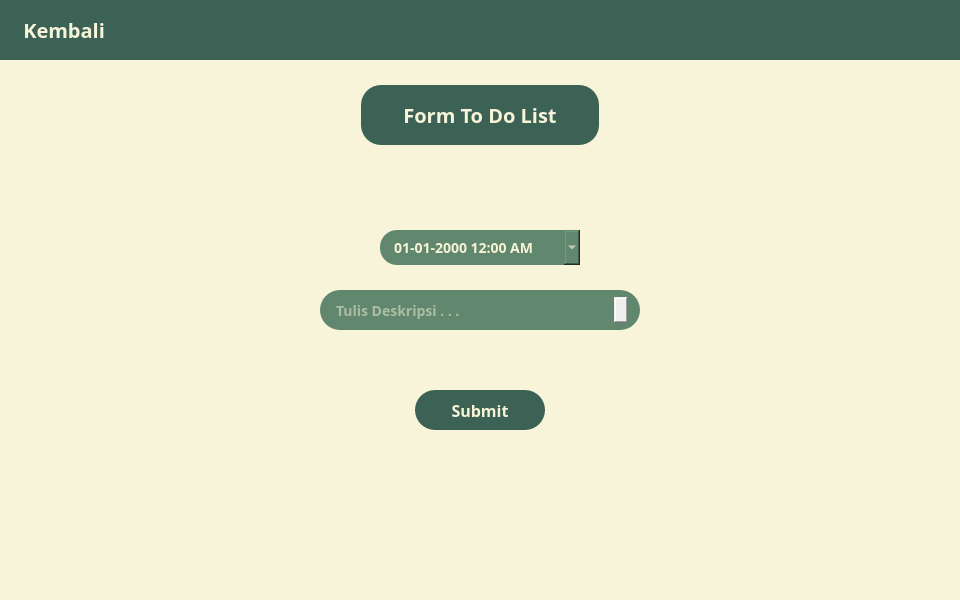
<?xml version="1.0" encoding="UTF-8"?>
<ui version="4.0">
 <class>MainWindow</class>
 <widget class="QMainWindow" name="MainWindow">
  <property name="geometry">
   <rect>
    <x>0</x>
    <y>0</y>
    <width>960</width>
    <height>600</height>
   </rect>
  </property>
  <property name="windowTitle">
   <string>MainWindow</string>
  </property>
  <property name="styleSheet">
   <string notr="true">*{
	border: none;
	padding: 0;
	margin: 0;
	font-family: Poppins;
}</string>
  </property>
  <widget class="QWidget" name="centralwidget">
   <layout class="QVBoxLayout" name="verticalLayout" stretch="0,0">
    <property name="spacing">
     <number>0</number>
    </property>
    <property name="leftMargin">
     <number>0</number>
    </property>
    <property name="topMargin">
     <number>0</number>
    </property>
    <property name="rightMargin">
     <number>0</number>
    </property>
    <property name="bottomMargin">
     <number>0</number>
    </property>
    <item>
     <widget class="QWidget" name="header" native="true">
      <property name="enabled">
       <bool>true</bool>
      </property>
      <property name="sizePolicy">
       <sizepolicy hsizetype="MinimumExpanding" vsizetype="Fixed">
        <horstretch>0</horstretch>
        <verstretch>0</verstretch>
       </sizepolicy>
      </property>
      <property name="minimumSize">
       <size>
        <width>0</width>
        <height>60</height>
       </size>
      </property>
      <property name="layoutDirection">
       <enum>Qt::LeftToRight</enum>
      </property>
      <property name="autoFillBackground">
       <bool>false</bool>
      </property>
      <property name="styleSheet">
       <string notr="true">#header {
	background-color: #3C6255;
}</string>
      </property>
      <layout class="QHBoxLayout" name="horizontalLayout">
       <item>
        <widget class="QFrame" name="frame_temp">
         <property name="frameShape">
          <enum>QFrame::StyledPanel</enum>
         </property>
         <property name="frameShadow">
          <enum>QFrame::Raised</enum>
         </property>
         <layout class="QHBoxLayout" name="horizontalLayout_3">
          <property name="topMargin">
           <number>0</number>
          </property>
          <property name="bottomMargin">
           <number>0</number>
          </property>
          <item alignment="Qt::AlignLeft">
           <widget class="QPushButton" name="btn_back">
            <property name="styleSheet">
             <string notr="true">#btn_back {
	color: #F7F4D9;
	font-size: 20px;
	font-weight: 600;
}

#btn_back:hover {
	color: #DEDBC0;
}</string>
            </property>
            <property name="text">
             <string> Kembali</string>
            </property>
            <property name="icon">
             <iconset resource="../artikel/resources.qrc">
              <normaloff>:/icons/left__arrow2.svg</normaloff>:/icons/left__arrow2.svg</iconset>
            </property>
            <property name="iconSize">
             <size>
              <width>24</width>
              <height>24</height>
             </size>
            </property>
            <property name="autoExclusive">
             <bool>false</bool>
            </property>
            <property name="flat">
             <bool>false</bool>
            </property>
           </widget>
          </item>
         </layout>
        </widget>
       </item>
       <item>
        <widget class="QFrame" name="frame_logo">
         <property name="frameShape">
          <enum>QFrame::StyledPanel</enum>
         </property>
         <property name="frameShadow">
          <enum>QFrame::Raised</enum>
         </property>
         <layout class="QHBoxLayout" name="horizontalLayout_2">
          <property name="spacing">
           <number>0</number>
          </property>
          <property name="leftMargin">
           <number>0</number>
          </property>
          <property name="topMargin">
           <number>0</number>
          </property>
          <property name="rightMargin">
           <number>0</number>
          </property>
          <property name="bottomMargin">
           <number>0</number>
          </property>
          <item>
           <widget class="QLabel" name="logo">
            <property name="minimumSize">
             <size>
              <width>0</width>
              <height>0</height>
             </size>
            </property>
            <property name="maximumSize">
             <size>
              <width>42</width>
              <height>42</height>
             </size>
            </property>
            <property name="pixmap">
             <pixmap>../artikel/logo_circle.png</pixmap>
            </property>
            <property name="scaledContents">
             <bool>true</bool>
            </property>
           </widget>
          </item>
         </layout>
        </widget>
       </item>
       <item>
        <widget class="QFrame" name="frame_temp_2">
         <property name="frameShape">
          <enum>QFrame::StyledPanel</enum>
         </property>
         <property name="frameShadow">
          <enum>QFrame::Raised</enum>
         </property>
        </widget>
       </item>
      </layout>
     </widget>
    </item>
    <item>
     <widget class="QWidget" name="body" native="true">
      <property name="styleSheet">
       <string notr="true">#body {
	background-color: #F7F4D9;
}</string>
      </property>
      <layout class="QVBoxLayout" name="verticalLayout_2">
       <property name="spacing">
        <number>0</number>
       </property>
       <property name="leftMargin">
        <number>0</number>
       </property>
       <property name="topMargin">
        <number>0</number>
       </property>
       <property name="rightMargin">
        <number>0</number>
       </property>
       <property name="bottomMargin">
        <number>0</number>
       </property>
       <item>
        <widget class="QFrame" name="content">
         <property name="frameShape">
          <enum>QFrame::StyledPanel</enum>
         </property>
         <property name="frameShadow">
          <enum>QFrame::Raised</enum>
         </property>
         <widget class="QFrame" name="frame_2">
          <property name="geometry">
           <rect>
            <x>0</x>
            <y>0</y>
            <width>960</width>
            <height>410</height>
           </rect>
          </property>
          <property name="frameShape">
           <enum>QFrame::StyledPanel</enum>
          </property>
          <property name="frameShadow">
           <enum>QFrame::Raised</enum>
          </property>
          <widget class="QLabel" name="label_title">
           <property name="geometry">
            <rect>
             <x>361</x>
             <y>25</y>
             <width>238</width>
             <height>60</height>
            </rect>
           </property>
           <property name="styleSheet">
            <string notr="true">#label_title {
    color: #F7F4D9;
	background-color: #3C6255;
	border-radius: 20px;
	font-size: 20px;
	font-weight: 600;
}</string>
           </property>
           <property name="text">
            <string>Form To Do List</string>
           </property>
           <property name="alignment">
            <set>Qt::AlignCenter</set>
           </property>
          </widget>
          <widget class="QDateTimeEdit" name="date_time_edit">
           <property name="geometry">
            <rect>
             <x>380</x>
             <y>170</y>
             <width>200</width>
             <height>35</height>
            </rect>
           </property>
           <property name="cursor">
            <cursorShape>ArrowCursor</cursorShape>
           </property>
           <property name="styleSheet">
            <string notr="true">QDateTimeEdit {
	padding: 0px 0px 0px 12px;
	border-radius: 17px;
	background-color: #61876E;
	color: #F7F3D7;
	font-size: 14px;
	font-weight: 600;
	border: solid;
}

QDateTimeEdit::drop-down{
	image: url(:/test/event_note.svg);
	width: 20px;
	padding: 0px 12px 0px 8px;
	border-top-right-radius: 17px;
    border-bottom-right-radius: 17px;
}

QDateTimeEdit::drop-down:hover{
	background-color: #3C6255;
}

QCalendarWidget QToolButton {
	color: black;
}

QCalendarWidget QToolButton:hover {
	background-color: #61876E;
}

QCalendarWidget QAbstractItemView:enabled {
    color: #333;
    selection-background-color: #61876E;
    selection-color: #fff; 
}
</string>
           </property>
           <property name="currentSection">
            <enum>QDateTimeEdit::DaySection</enum>
           </property>
           <property name="displayFormat">
            <string>dd-MM-yyyy h:mm AP</string>
           </property>
           <property name="calendarPopup">
            <bool>true</bool>
           </property>
          </widget>
          <widget class="QPlainTextEdit" name="deskripsi_tdl">
           <property name="geometry">
            <rect>
             <x>320</x>
             <y>230</y>
             <width>320</width>
             <height>40</height>
            </rect>
           </property>
           <property name="styleSheet">
            <string notr="true">#deskripsi_tdl {
	padding: 7px 12px;
	border-radius: 20px;
	background: #61876E;
	color: #F7F3D7;
	font-size: 14px;
	font-weight: 600;
}
</string>
           </property>
           <property name="maximumBlockCount">
            <number>1</number>
           </property>
           <property name="placeholderText">
            <string>Tulis Deskripsi . . .</string>
           </property>
          </widget>
          <widget class="QPushButton" name="btn_submit">
           <property name="geometry">
            <rect>
             <x>415</x>
             <y>330</y>
             <width>130</width>
             <height>40</height>
            </rect>
           </property>
           <property name="sizePolicy">
            <sizepolicy hsizetype="Fixed" vsizetype="Fixed">
             <horstretch>0</horstretch>
             <verstretch>0</verstretch>
            </sizepolicy>
           </property>
           <property name="styleSheet">
            <string notr="true">#btn_submit {
	border-radius: 20px;
	background: #3C6255;
	color: #F7F3D7;
	font-size: 16px;
	font-weight: 600;
}

#btn_submit:hover {
    background-color: #23493C;
}</string>
           </property>
           <property name="text">
            <string>Submit</string>
           </property>
           <property name="default">
            <bool>false</bool>
           </property>
           <property name="flat">
            <bool>false</bool>
           </property>
          </widget>
         </widget>
        </widget>
       </item>
      </layout>
     </widget>
    </item>
   </layout>
  </widget>
 </widget>
 <resources>
  <include location="../artikel/resources.qrc"/>
 </resources>
 <connections/>
</ui>
